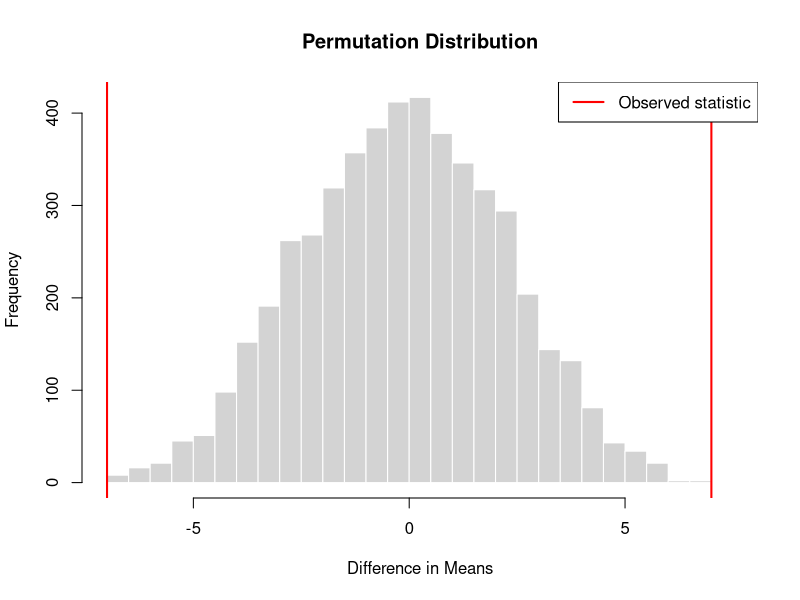

This chart was generated by the following R code:
# ============================================================
# Permutation Test: Difference in Means
# ============================================================

set.seed(123)

# Simulated data
group_A <- c(82, 85, 88, 90, 91, 87, 80, 85)
group_B <- c(78, 80, 79, 77, 81, 76, 82, 79)

# Observed statistic: mean difference
T_obs <- mean(group_A) - mean(group_B)
T_obs

# Combine data
scores <- c(group_A, group_B)
labels <- c(rep("A", length(group_A)),
            rep("B", length(group_B)))

# Number of permutations
B <- 5000
perm_stats <- numeric(B)

# Permutation loop
for (b in 1:B) {
  
  perm_labels <- sample(labels)
  
  A_vals <- scores[perm_labels == "A"]
  B_vals <- scores[perm_labels == "B"]
  
  perm_stats[b] <- mean(A_vals) - mean(B_vals)
}

# Two-sided p-value
p_val <- (sum(abs(perm_stats) >= abs(T_obs)) + 1) / (B + 1)

cat("Observed mean difference:", T_obs, "\n")
cat("Permutation p-value:", p_val, "\n")

# ------------------------------------------------------------
# Plot permutation distribution
# ------------------------------------------------------------

hist(perm_stats,
     breaks = 30,
     main = "Permutation Distribution",
     xlab = "Difference in Means",
     col = "lightgray",
     border = "white")

abline(v = T_obs, col = "red", lwd = 2)
abline(v = -T_obs, col = "red", lwd = 2)

legend("topright",
       legend = c("Observed statistic"),
       col = "red",
       lwd = 2)

t.test(group_A, group_B)
